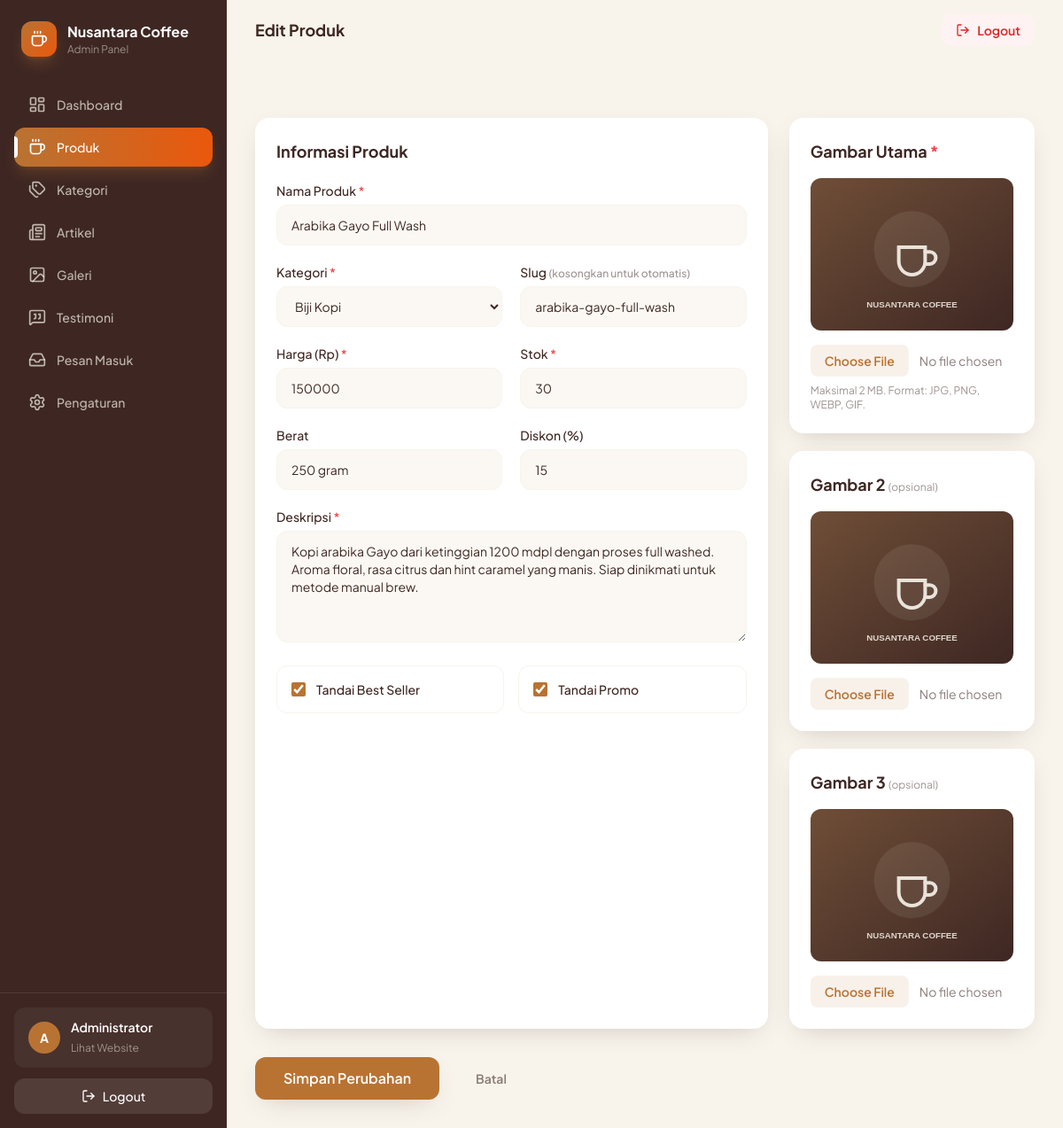
Page /admin/produk/edit.php?id=2 (signed in) on the committed database.
### tables this page shows
CREATE TABLE `produk` (
  `id` INT UNSIGNED AUTO_INCREMENT PRIMARY KEY,
  `kategori_id` INT UNSIGNED NOT NULL,
  `nama` VARCHAR(150) NOT NULL,
  `slug` VARCHAR(180) NOT NULL UNIQUE,
  `deskripsi` TEXT NOT NULL,
  `harga` INT UNSIGNED NOT NULL DEFAULT 0,
  `stok` INT UNSIGNED NOT NULL DEFAULT 0,
  `berat` VARCHAR(30) DEFAULT '250 gram',
  `gambar` VARCHAR(255) NOT NULL,
  `gambar_2` VARCHAR(255) DEFAULT NULL,
  `gambar_3` VARCHAR(255) DEFAULT NULL,
  `best_seller` TINYINT(1) NOT NULL DEFAULT 0,
  `promo` TINYINT(1) NOT NULL DEFAULT 0,
  `diskon` INT UNSIGNED NOT NULL DEFAULT 0 COMMENT 'persen, hanya jika promo',
  `created_at` TIMESTAMP DEFAULT CURRENT_TIMESTAMP,
  `updated_at` TIMESTAMP DEFAULT CURRENT_TIMESTAMP ON UPDATE CURRENT_TIMESTAMP,
  CONSTRAINT `fk_produk_kategori` FOREIGN KEY (`kategori_id`)
    REFERENCES `kategori`(`id`) ON DELETE CASCADE ON UPDATE CASCADE
);

CREATE TABLE `kategori` (
  `id` INT UNSIGNED AUTO_INCREMENT PRIMARY KEY,
  `nama` VARCHAR(100) NOT NULL,
  `slug` VARCHAR(120) NOT NULL UNIQUE,
  `created_at` TIMESTAMP DEFAULT CURRENT_TIMESTAMP
);

### admin/produk/edit.php (called while the page is built, shortened)
<?php
$id = (int)get('id', 0);
$stmt = db()->prepare("SELECT * FROM produk WHERE id = :id");
$stmt->execute(['id' => $id]);
$p = $stmt->fetch();
$kategoris = db()->query("SELECT * FROM kategori ORDER BY nama ASC")->fetchAll();
require_once __DIR__ . '/../layout/head.php';
?>
<?php require __DIR__ . '/_form.php'; ?>
<?php require_once __DIR__ . '/../layout/footer.php'; ?>

### config/database.php (called while the page is built, shortened)
<?php
function db(): PDO {
    static $pdo = null;
    if ($pdo === null) {
        $dsn = 'mysql:host=' . DB_HOST . ';port=' . DB_PORT . ';dbname=' . DB_NAME . ';charset=utf8mb4';
        $options = [
            PDO::ATTR_ERRMODE            => PDO::ERRMODE_EXCEPTION,
            PDO::ATTR_DEFAULT_FETCH_MODE => PDO::FETCH_ASSOC,
            PDO::ATTR_EMULATE_PREPARES   => false,
        ];
        try {
            $pdo = new PDO($dsn, DB_USER, DB_PASS, $options);
        } catch (PDOException $e) {
            die('Koneksi database gagal: ' . htmlspecialchars($e->getMessage()));
        }
    }
    return $pdo;
}

### includes/functions.php (called while the page is built, shortened)
<?php
require_once __DIR__ . '/../config/database.php';
function e(?string $value): string {
    return htmlspecialchars((string)$value, ENT_QUOTES, 'UTF-8');
}
function url(string $path = ''): string {
    return BASE_URL . '/' . ltrim($path, '/');
}
function asset(string $path): string {
    return url($path);
}

### admin/produk/_form.php (the view, shortened to what this page needs)
<?php
$p = $p ?? null;
$isEdit = $p !== null;
?>
<form method="post" enctype="multipart/form-data" class="space-y-8">
    <div class="grid gap-6 lg:grid-cols-3">
        <div class="space-y-5 rounded-2xl bg-white p-6 shadow-soft lg:col-span-2">
            <h3 class="text-lg font-bold">Informasi Produk</h3>
            <div class="grid gap-5 sm:grid-cols-2">
                <div class="sm:col-span-2">
                    <label class="mb-1.5 block text-sm font-medium">Nama Produk <span class="text-red-500">*</span></label>
                    <input type="text" name="nama" required value="<?= e($p['nama'] ?? '') ?>" class="w-full rounded-xl border border-cream bg-cream/60 px-4 py-3 text-sm outline-none transition focus:border-copper" placeholder="Nama produk">
                </div>
                <div>
                    <label class="mb-1.5 block text-sm font-medium">Kategori <span class="text-red-500">*</span></label>
                    <select name="kategori_id" required class="w-full rounded-xl border border-cream bg-cream/60 px-4 py-3 text-sm outline-none transition focus:border-copper">
                        <?php foreach ($kategoris as $k): ?>
                            <option value="<?= (int)$k['id'] ?>" <?= ($p['kategori_id'] ?? '') == $k['id'] ? 'selected' : '' ?>><?= e($k['nama']) ?></option>
                        <?php endforeach; ?>
                    </select>
                </div>
                <div>
                    <label class="mb-1.5 block text-sm font-medium">Slug <span class="text-xs text-espresso/50">(kosongkan untuk otomatis)</span></label>
                    <input type="text" name="slug" value="<?= e($p['slug'] ?? '') ?>" class="w-full rounded-xl border border-cream bg-cream/60 px-4 py-3 text-sm outline-none transition focus:border-copper" placeholder="nama-produk">
                </div>
                <div>
                    <label class="mb-1.5 block text-sm font-medium">Harga (Rp) <span class="text-red-500">*</span></label>
                    <input type="number" name="harga" required min="0" value="<?= (int)($p['harga'] ?? 0) ?>" class="w-full rounded-xl border border-cream bg-cream/60 px-4 py-3 text-sm outline-none transition focus:border-copper" placeholder="50000">
                </div>
                <div>
                    <label class="mb-1.5 block text-sm font-medium">Stok <span class="text-red-500">*</span></label>
                    <input type="number" name="stok" required min="0" value="<?= (int)($p['stok'] ?? 0) ?>" class="w-full rounded-xl border border-cream bg-cream/60 px-4 py-3 text-sm outline-none transition focus:border-copper" placeholder="10">
                </div>
                <div>
                    <label class="mb-1.5 block text-sm font-medium">Berat</label>
                    <input type="text" name="berat" value="<?= e($p['berat'] ?? '250 gram') ?>" class="w-full rounded-xl border border-cream bg-cream/60 px-4 py-3 text-sm outline-none transition focus:border-copper" placeholder="250 gram">
                </div>
                <div>
                    <label class="mb-1.5 block text-sm font-medium">Diskon (%)</label>
                    <input type="number" name="diskon" min="0" max="100" value="<?= (int)($p['diskon'] ?? 0) ?>" class="w-full rounded-xl border border-cream bg-cream/60 px-4 py-3 text-sm outline-none transition focus:border-copper" placeholder="10">
                </div>
                <div class="sm:col-span-2">
                    <label class="mb-1.5 block text-sm font-medium">Deskripsi <span class="text-red-500">*</span></label>
                    <textarea name="deskripsi" required rows="5" class="w-full rounded-xl border border-cream bg-cream/60 px-4 py-3 text-sm outline-none transition focus:border-copper" placeholder="Deskripsi produk..."><?= e($p['deskripsi'] ?? '') ?></textarea>
                </div>
            </div>
            <div class="grid gap-4 sm:grid-cols-2">
                <label class="flex cursor-pointer items-center gap-3 rounded-xl border border-cream p-4 transition hover:border-copper">
                    <input type="checkbox" name="best_seller" value="1" class="h-4 w-4 accent-copper" <?= !empty($p['best_seller']) ? 'checked' : '' ?>>
                    <span class="text-sm font-medium">Tandai Best Seller</span>
                </label>
                <label class="flex cursor-pointer items-center gap-3 rounded-xl border border-cream p-4 transition hover:border-copper">
                    <input type="checkbox" name="promo" value="1" class="h-4 w-4 accent-copper" <?= !empty($p['promo']) ? 'checked' : '' ?>>
                    <span class="text-sm font-medium">Tandai Promo</span>
                </label>
            </div>
        </div>
        <div class="space-y-5">
            <div class="rounded-2xl bg-white p-6 shadow-soft">
                <h3 class="text-lg font-bold">Gambar Utama <span class="text-red-500">*</span></h3>
                <img id="preview-gambar" src="<?= e(asset($p['gambar'] ?? 'assets/img/placeholder-coffee.svg')) ?>" class="mt-4 aspect-[4/3] w-full rounded-xl object-cover" alt="Preview">
                <input type="file" name="gambar" data-preview="preview-gambar" accept="image/*" class="mt-4 w-full text-sm text-espresso/60 file:mr-3 file:rounded-lg file:border-0 file:bg-copper/10 file:px-4 file:py-2 file:text-sm file:font-semibold file:text-copper">
                <p class="mt-2 text-xs text-espresso/50">Maksimal 2 MB. Format: JPG, PNG, WEBP, GIF.</p>
            </div>
            <?php foreach (['gambar_2' => 'Gambar 2', 'gambar_3' => 'Gambar 3'] as $field => $label): ?>
            <div class="rounded-2xl bg-white p-6 shadow-soft">
                <h3 class="text-lg font-bold"><?= $label ?> <span class="text-xs font-normal text-espresso/50">(opsional)</span></h3>
                <img id="preview-<?= $field ?>" src="<?= e(asset($p[$field] ?? 'assets/img/placeholder-coffee.svg')) ?>" class="mt-4 aspect-[4/3] w-full rounded-xl object-cover" alt="Preview">
                <input type="file" name="<?= $field ?>" data-preview="preview-<?= $field ?>" accept="image/*" class="mt-4 w-full text-sm text-espresso/60 file:mr-3 file:rounded-lg file:border-0 file:bg-copper/10 file:px-4 file:py-2 file:text-sm file:font-semibold file:text-copper">
            </div>
            <?php endforeach; ?>
        </div>
    </div>
    <div class="flex items-center gap-4">
        <button type="submit" class="rounded-xl bg-copper px-8 py-3 font-semibold text-white shadow-soft transition-all duration-300 hover:bg-espresso">
            <?= $isEdit ? 'Simpan Perubahan' : 'Simpan Produk' ?>
        </button>
        <a href="<?= url('admin/produk/index.php') ?>" class="rounded-xl border border-cream px-6 py-3 text-sm font-semibold text-espresso/60 transition hover:border-copper hover:text-copper">Batal</a>
    </div>
</form>

### assets/css/style.css (style rules this page uses)
html { scroll-behavior: smooth; }
a[href], button, [role=button], select, summary, label[for], input[type=checkbox], input[type=radio], input[type=range], input[type=file] { cursor: pointer; }

### rows in the picture
produk: nama "Arabika Gayo Full Wash", kategori_id "Biji Kopi", slug "arabika-gayo-full-wash", harga "150000", stok "30", berat "250 gram", diskon "15", deskripsi "Kopi arabika Gayo dari ketinggian 1200 mdpl dengan proses full washed. Aroma floral, rasa citrus dan hint caramel yang manis. Siap dinikmati untuk metode manual brew.", best_seller "☑", promo "☑", gambar (placeholder picture)

### other values in the picture
site('site_name', APP_NAME) "Nusantara Coffee"
$m['label'] "Dashboard"
$m['label'] "Produk"
$m['label'] "Kategori"
$m['label'] "Artikel"
$m['label'] "Galeri"
$m['label'] "Testimoni"
$m['label'] "Pesan Masuk"
$m['label'] "Pengaturan"
mb_strtoupper(mb_substr($_SESSION['admin_name'] ?? 'A', 0, 1)) "A"
$_SESSION['admin_name'] "Administrator"
$title "Edit Produk"
$label "Gambar 2"
$label "Gambar 3"
